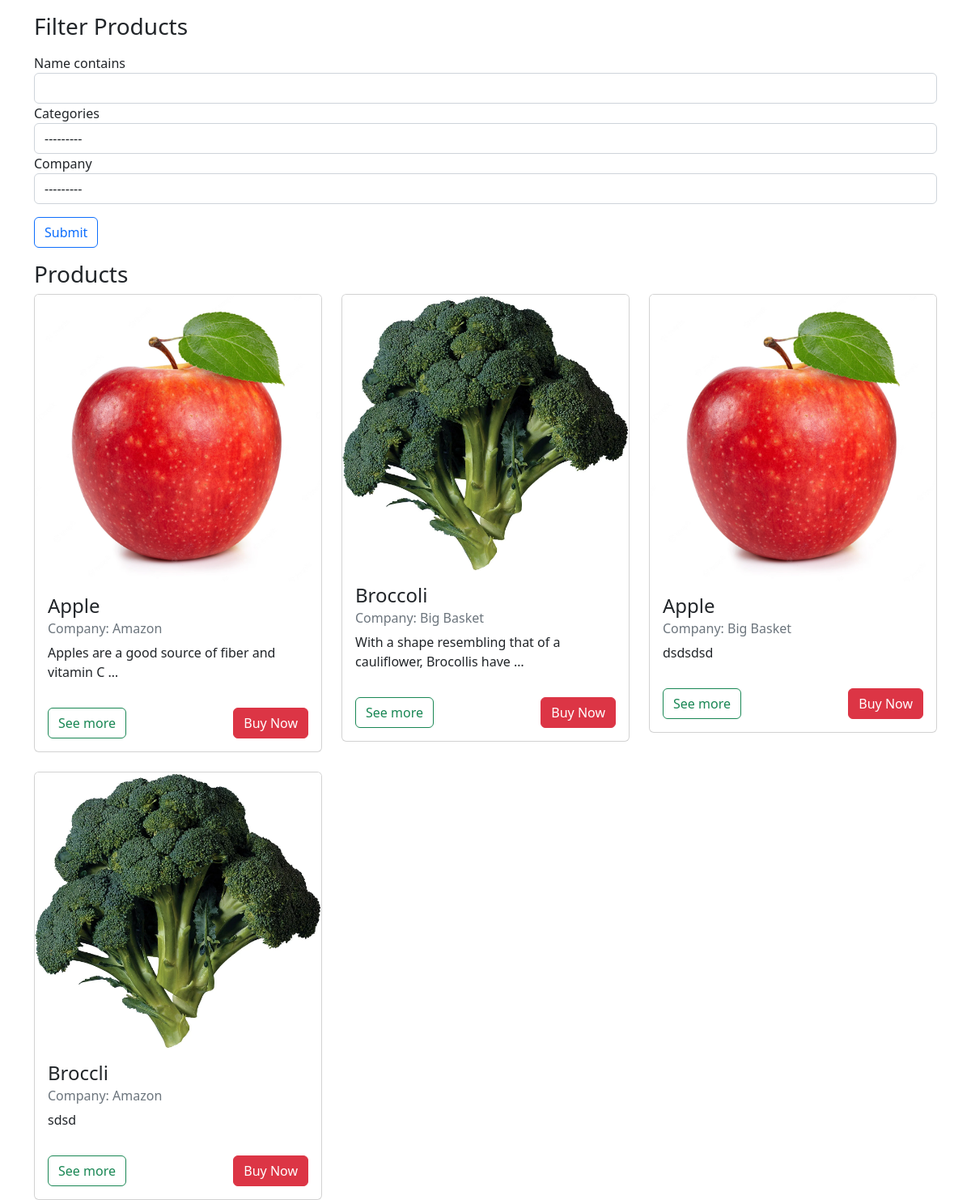
The page / on the database its author committed.
### grocery/models.py (models this page shows, shortened)
class Product(models.Model):
    name = models.CharField(max_length=100)
    description = models.TextField(null=True,blank=True)
    image = models.ImageField(null=True, blank=True, upload_to="images/product")
    url = models.URLField()
    categories = models.CharField(max_length=100,               choices=GROCERY_CATEGORY, default='vegetable')
    company = models.ForeignKey(Company,on_delete=models.CASCADE)

class Company(models.Model):
    name = models.CharField(max_length=100)
    image = models.ImageField(null=True, blank=True,upload_to="images/comapny")
    def __str__(self):
        return self.name

### grocery/views.py (the view)
# urls.py: path('', views.home, name="home"),
def home(request):
    products = Product.objects.all()
    companies  = Company.objects.all()
    productFilter = ProductFilter(request.GET, queryset=products)
    context = {
        'products':products,
        'productFilter':productFilter
    }
    return render(request, 'grocery/index.html',context)

### grocery/templates/grocery/index.html (shortened to what this page needs)
{% extends "grocery/base.html" %}
{% load static %}
{% load crispy_forms_tags  %}
{% block content %}
<h3 class="mt-3">Filter Products</h3>
<div class="row mb-3 mt-3" >
    <div class="col-lg-12">
            <form method="GET">
        {{productFilter.form|crispy}}
        <button type="submit" class="btn btn-outline-primary  mt-3">Submit</button>
    </form>
    </div>
</div>
<h3>Products</h3>
    <div class="row row-cols-1 row-cols-md-6 g-4">
    {% for product in productFilter.qs%}
    <div class="col-12 col-sm-8 col-md-6 col-lg-4">
        <div class="card">
          <img class="card-img" src="{{product.image.url}}">
          <div class="card-body">
            <h4 class="card-title">{{product.name}}</h4>
            <h6 class="card-subtitle mb-2 text-muted">Company: {{product.company.name}}</h6>
            <p class="card-text">
              {{product.description|truncatewords:10}}</p>
              <div class="buy d-flex justify-content-between align-items-center">
                <a href="{%url 'detail' product.id %}" class="btn btn-outline-success mt-3">See more</a>
                 <a href="{{product.url}}" target="_blank" class="btn btn-danger mt-3">Buy Now</a>
              </div>
          </div>
        </div>
      </div>
      {% endfor %}
    </div>
{% endblock content%}

### grocery/templates/grocery/base.html (shortened to what this page needs)
{% load static %}
<!DOCTYPE html>
<html lang="en">
  <head>
    <link
      rel="stylesheet"
      href="https://cdn.jsdelivr.net/npm/bootstrap@5.2.3/dist/css/bootstrap.min.css
"
    />
    <link rel="stylesheet" href="{% static 'grocery/main.css' %}" />
  </head>
  <body>
    <div class="container">{% block content %} {% endblock%}</div>
  </body>
</html>

### grocery/static/grocery/main.css (style rules this page uses)
* { box-sizing: border-box; }

### rows shown on the page
Product: image (picture), name "Apple", company.name "Amazon", description "Apples are a good source of fiber and vitamin C …"
Product: image (picture), name "Broccoli", company.name "Big Basket", description "With a shape resembling that of a cauliflower, Brocollis have …"
Product: image (picture), name "Apple", company.name "Big Basket", description "dsdsdsd"
Product: image (picture), name "Broccli", company.name "Amazon", description "sdsd"
